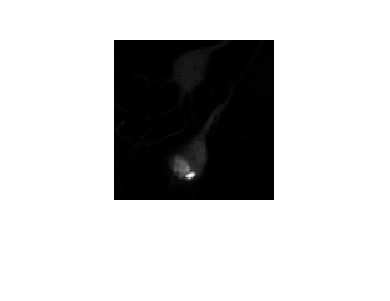
#> input picture data/medium/intensities/intensities_ycAKAR439_C1_1.png, 390 x 301 px, found by its file name
$ jupyter execute --allow-errors baseline.ipynb
#> lines starting #> are read from the running program, lines starting #| are printed output that depends on the picture; after the words box and inside, x2 and y2 are one past the last pixel; in counts of white or black regions, pixels touching at a corner belong together
### conn.py
import numpy as np


def locInBounds(loc, dims):
    return all([0<=loc[0], loc[0]<dims[0], 0<=loc[1], loc[1]<dims[1]])


def flood(img, mask, flags, loc, dims):

    if locInBounds(loc, dims):

        if img[loc] and not flags[loc]:

            mask[loc] = True
            flags[loc] = True
            i, j = loc

            flood(img, mask, flags, (i+1, j), dims)
            flood(img, mask, flags, (i-1, j), dims)
            flood(img, mask, flags, (i, j+1), dims)
            flood(img, mask, flags, (i, j-1), dims)

    return mask


def labelCC(img):
    # Get n largest 4-connected components of a binary image as a binary mask

    dims = img.shape
    flags = np.full(dims, False)
    comps = np.zeros(dims)
    label = 0

    # For each pixel
    for i in range(dims[0]):
        for j in range(dims[1]):

            # If pixel is object and not labeled yet
            if img[i, j] and not comps[i, j]:

                # Flood pixel and label the flooded component
                label += 1
                comps += label * flood(img, np.full(dims, False), flags, (i,j), dims)

    return comps


def nLargestCC(img, n=1):

    comps = labelCC(img)

    labels, counts = np.unique(comps, return_counts = True)
    largest = labels[1:][np.argsort(counts[1:])[::-1][:n]]

    return np.logical_or.reduce([comps == part for part in largest])


def fillHoles(img):

    return np.logical_not(nLargestCC(np.logical_not(img)))

### morph.py
## Morphological Operations for Binary Images
#
# Input:
#    img: binary image: 2D numpy boolean array
#    n: number of times repeat operation (radius)
# Output:
#    Binary image with morphologial operations applied
import numpy as np

# Slow implementation:
# def erode(img, n=1, padding='constant'):
#     for _ in range(n):
#         img = np.array([
#             [np.all(pixel) for pixel in row]
#             for row \
#             in np.lib.stride_tricks.sliding_window_view(
#                 np.pad(img, 1, mode=padding),
#                 (3,3)
#             )
#         ])

#     return img


# def dilate(img, n=1):

#     return np.logical_not(erode(np.logical_not(img), n, padding='edge'))

# Fast:
def erode(img, n=1, padding='constant'):

    for _ in range(n):
        img = np.all(np.all(
                np.lib.stride_tricks.sliding_window_view(
                    np.pad(img, 1, mode=padding),
                    (3,3)
                )
            ,axis=2),axis=2)

    return img


def dilate(img, n=1):

    return np.logical_not(erode(np.logical_not(img), n, padding='edge'))


def opening(img, n=1):

    return dilate(erode(img, n), n)


def closing(img, n=1):

    return np.logical_not(opening(np.logical_not(img), n))

### baseline.ipynb
[cell 1]
import os
# import sys  ## (for CLI args) or import argparse
import numpy as np
import itertools
from PIL import Image
from natsort import natsorted
from morph import *
from conn import *

[cell 2]
MEDIUM = './data/medium/'
HARD = './data/hard/'
TRUTH = 'ground truth/'

#> (the rest of this cell did not finish here and is left out)

# Baseline Algorithm

Input: intensity video (path to parent directory), number of neurons (n)

Algorithm:

1. Scale intensity video to mean 0, unit variance
2. Threshold intensity at 1
3. Take the n largest components
3. Save result as solution

Output: solution in the parent directory of the intensity video

[cell 3]
def load_video(path):
    ## Load PNGs in path as array
    #
    ## Input
    #    path: String, path to directory that contains videos as a collection of PNGs
    ## Output
    #    A Numpy array containing each frame as a numpy image
    #
    ## Note:
    #    Border cropping hardcoded to match given data.
    #    Rows 40-199 & Columns 114-273 contain the image.
    #    Index by [40:200, 114:274]
    #
    ## TODO: Automate border cropping

#> called with path = './data/hard/intensities/'
    return np.array([
        np.asarray(Image.open(path+file))[40:200,114:274] \
         for file in natsorted(os.listdir(path)) \
         if file.endswith('.png')
    ])


# [13 lines left out: function load_solutions, not called in this run]


def scale(arr):
    ## Scales all values in 2D array to
    #  remove mean and scale to unit variance.
    #
    ## Input:
    #   arr: 2D array
    ## Output:
    #   Input normalized to mean 0 & std dev 1

    return (arr - np.mean(arr)) / np.std(arr)


def sumChannels(img):
    ## Convert image with multiple channels into one channel
    #  (grayscale) by getting the sum of value accross all channels.
    #
    ## Input:
    #   img: 2D array of pixels,
    #        which each pixel is an array of multiple channels
    ## Output:
    #   Image converted to grayscale by merging channels

    return np.sum(img, axis=2)
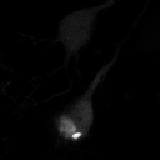
#> returned value: shape (160, 160) uint64; min 0, max 765, mean 12.4; drawn with min black and max white


# [14 lines left out: function getChannel, not called in this run]


def load_intensity(path, threshold=1):
    ## Load intensity images given a path, normalize values
    #  to zero mean and unit variance, convert to binary.
    #
    # Input:
    #    path: path to where the 'intensity' directory is
    #    treshold: threshold convert image to binary

    intensity = [scale(sumChannels(img)) >= threshold
                 for img in load_video(path + 'intensities/')]
#> intensity = 1 item

    return intensity


def save_video(path, video):

    print('Saving solution ..')

    i = 0
    save_path = os.path.join(path,'solutions/')
    if not os.path.exists(save_path):
        os.mkdir(save_path)

    for frame in video:
        i += 1
        Image.fromarray(frame).save(save_path+str(i)+'.png')

    print('Solution saved at '+save_path)

[cell 4]
def processFrame(intensity, num_cc=1):

    return nLargestCC(intensity,num_cc)

[cell 5]
def solve(path, num_cc=1, threshold=1):

    intensities = load_intensity(path, threshold)
#> intensities = 1 item

    solutions = []
    i = 0

    print('')
    print('Starting solve:')
    for intensity in intensities:

        i+=1
        solutions.append(processFrame(intensity, num_cc))

        if i%5==0:
            print('\tFrame {:2} processed'.format(i))
#> this loop made 1 pass
#> pass 1, in nLargestCC, `comps = labelCC(img)`:
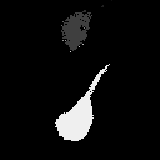
#> comps: shape (160, 160) float64; min 0, max 16, mean 0.858; drawn with min black and max white
#> after the loop, i = 1; solutions = 1 item

    print('Solve finished!')

    print('')
    save_video(path, solutions)
#> the loop in save_video, `for frame in video:` made 1 pass
#> i on pass 1: 1
#> pass 1, in save_video, `Image.fromarray(frame).save(save_path+str(i)+'.png')`:
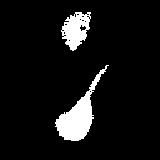
#> saved as 1.png: PIL image 160x160 1; 7.7% white; 2 white regions, box (x1, y1, x2, y2) and area: (55, 65, 109, 141) 1263, (61, 12, 91, 51) 712
#> after the loop in save_video, `for frame in video:`: i = 1

#> (a cell that did not finish here is left out)

#> (a cell that did not finish here is left out)

#> (a cell that did not finish here is left out)

#> (a cell that did not finish here is left out)

#> (a cell that did not finish here is left out)

#> (a cell that did not finish here is left out)

[cell 12]
solve(HARD, 2)

#> (a cell that did not finish here is left out)

#> (a cell that did not finish here is left out)

[cell 15]
# [21 lines left out: function evaluate, not called in this run]

#> (a cell that did not finish here is left out)

[cell 17]
erode(dilate(np.array([
    [1,1,1,1,1,1,1,1,1],
    [1,0,0,0,0,0,0,0,1],
    [1,0,0,0,0,0,0,0,1],
    [1,0,0,0,0,0,0,0,1],
    [1,0,0,0,0,0,0,0,1],
    [1,1,1,1,1,1,1,1,1]
])))

#> (a cell that did not finish here is left out)

[cell 19]
import itertools

[cell 20]
def foo():
    a = [1,2,3,4,5]
    b = [2,4,6,8,10]
    c = [5,4,3,2,1]
    return a, b, c

[cell 21]
bar = foo()

for i in zip(*bar):
    print(list(itertools.combinations(i, 2)))

[cell 22]
def foo(a,b,c):
    return a+b+c

x = (1,2,3)

foo(*x)

[cell 23]
a = np.array([[True, True], [True, False]])
b = np.array([[True, False], [True, False]])
c = np.array([[True, False], [True, True]])
d = np.array([[True, True], [True, True]])
x = [a,b,c,d]

[cell 24]
[np.logical_and(*img) for img in itertools.combinations(x,2)]

[cell 25]
arr = np.array([
    [1, 1, 1, 1, 1, 1, 1, 1, 1, 1, 1, 1, 1],
    [1, 1, 1, 1, 1, 1, 0, 1, 1, 1, 1, 1, 1],
    [1, 1, 1, 1, 1, 1, 1, 1, 1, 1, 1, 1, 1],
    [1, 1, 1, 1, 1, 1, 1, 1, 1, 1, 1, 1, 1],
    [1, 1, 1, 1, 1, 1, 1, 1, 1, 1, 1, 1, 1],
    [1, 1, 1, 1, 1, 1, 1, 1, 1, 1, 1, 1, 1],
    [1, 1, 1, 1, 1, 1, 1, 1, 1, 1, 1, 1, 1],
    [1, 1, 1, 1, 1, 1, 1, 1, 1, 1, 1, 1, 1],
    [1, 1, 1, 1, 1, 1, 1, 1, 1, 1, 1, 1, 1],
    [1, 1, 1, 1, 1, 1, 1, 1, 1, 1, 1, 1, 1],
    [1, 1, 1, 1, 1, 1, 1, 1, 1, 1, 1, 1, 1],
    [1, 1, 1, 1, 1, 1, 1, 1, 1, 1, 1, 1, 1],
    [1, 1, 1, 1, 1, 1, 1, 1, 1, 1, 1, 1, 1]
])

arr2 = np.array([
    [0, 0, 0, 0, 0, 0, 0, 0, 0, 0, 0, 0, 0],
    [0, 1, 1, 1, 1, 1, 0, 0, 1, 1, 1, 1, 0],
    [0, 1, 1, 1, 1, 1, 0, 0, 1, 1, 1, 1, 0],
    [0, 1, 1, 1, 1, 1, 1, 1, 1, 1, 1, 1, 0],
    [0, 1, 1, 1, 1, 1, 1, 1, 1, 1, 1, 1, 0],
    [0, 1, 1, 1, 1, 1, 1, 1, 1, 1, 1, 1, 0],
    [0, 1, 1, 0, 0, 0, 1, 1, 1, 1, 1, 1, 0],
    [0, 1, 1, 0, 0, 0, 1, 1, 1, 1, 1, 1, 0],
    [0, 1, 1, 0, 0, 0, 1, 1, 1, 1, 1, 1, 0],
    [0, 1, 1, 1, 1, 1, 1, 1, 1, 1, 0, 0, 0],
    [0, 1, 1, 1, 1, 1, 1, 1, 1, 1, 0, 0, 0],
    [0, 0, 0, 0, 0, 0, 0, 0, 0, 0, 0, 0, 0]

])

[cell 26]
def dilate(img, n=1):

    return np.logical_not(erode(np.logical_not(img), n, padding='edge'))


def opening(img, n=1):

    return dilate(erode(img, n), n)


def closing(img, n=1):

    return np.logical_not(opening(np.logical_not(img), n))

[cell 27]
def erode(img, n=1):

#> called with img = array of shape (13, 13), n = 1
    for _ in range(n):
        img = np.all(np.all(
                np.lib.stride_tricks.sliding_window_view(
                    np.pad(img, 2, mode='constant'),
                    (3,3)
                )
            ,axis=2),axis=2)

    return img[1:-1,1:-1]

erode(arr).astype(int)

#> (a cell that did not finish here is left out)


[cell 29]
np.array([
    [np.all(pixel) for pixel in row]
    for row in np.lib.stride_tricks.sliding_window_view(np.pad(arr2, 1, mode='constant', constant_values=(False,)), (3,3))
]).astype(int)

[cell 30]
def erode(img, n=1, padding='constant'):
#> called with img = array of shape (13, 13), n = 1, padding = 'constant'
    for _ in range(n):
        img = np.array([
            [np.all(pixel) for pixel in row]
            for row \
            in np.lib.stride_tricks.sliding_window_view(
                np.pad(img, 1, mode=padding),
                (3,3)
            )
        ])

    return img

[cell 31]
erode(arr).astype(int)

[cell 32]
dilate(arr).astype(int)

[cell 33]
erode(arr2).astype(int)

[cell 34]
dilate(arr2).astype(int)

[cell 35]
1-arr2

[cell 36]
erode(1-arr2).astype(int)
